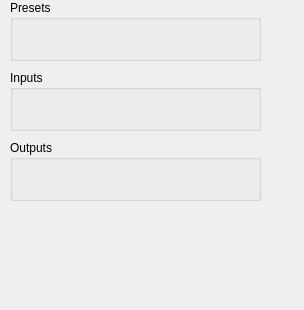
<?xml version="1.0" encoding="UTF-8"?>
<ui version="4.0">
 <class>PluginArea</class>
 <widget class="QWidget" name="PluginArea">
  <property name="geometry">
   <rect>
    <x>0</x>
    <y>0</y>
    <width>304</width>
    <height>310</height>
   </rect>
  </property>
  <property name="windowTitle">
   <string>Dialog</string>
  </property>
  <widget class="QGroupBox" name="output_groupbox">
   <property name="geometry">
    <rect>
     <x>10</x>
     <y>140</y>
     <width>251</width>
     <height>61</height>
    </rect>
   </property>
   <property name="title">
    <string>Outputs</string>
   </property>
  </widget>
  <widget class="QGroupBox" name="input_groupbox">
   <property name="geometry">
    <rect>
     <x>10</x>
     <y>70</y>
     <width>251</width>
     <height>61</height>
    </rect>
   </property>
   <property name="title">
    <string>Inputs</string>
   </property>
  </widget>
  <widget class="QGroupBox" name="preset_groupbox">
   <property name="geometry">
    <rect>
     <x>10</x>
     <y>0</y>
     <width>251</width>
     <height>61</height>
    </rect>
   </property>
   <property name="title">
    <string>Presets</string>
   </property>
  </widget>
 </widget>
 <resources/>
 <connections/>
</ui>
